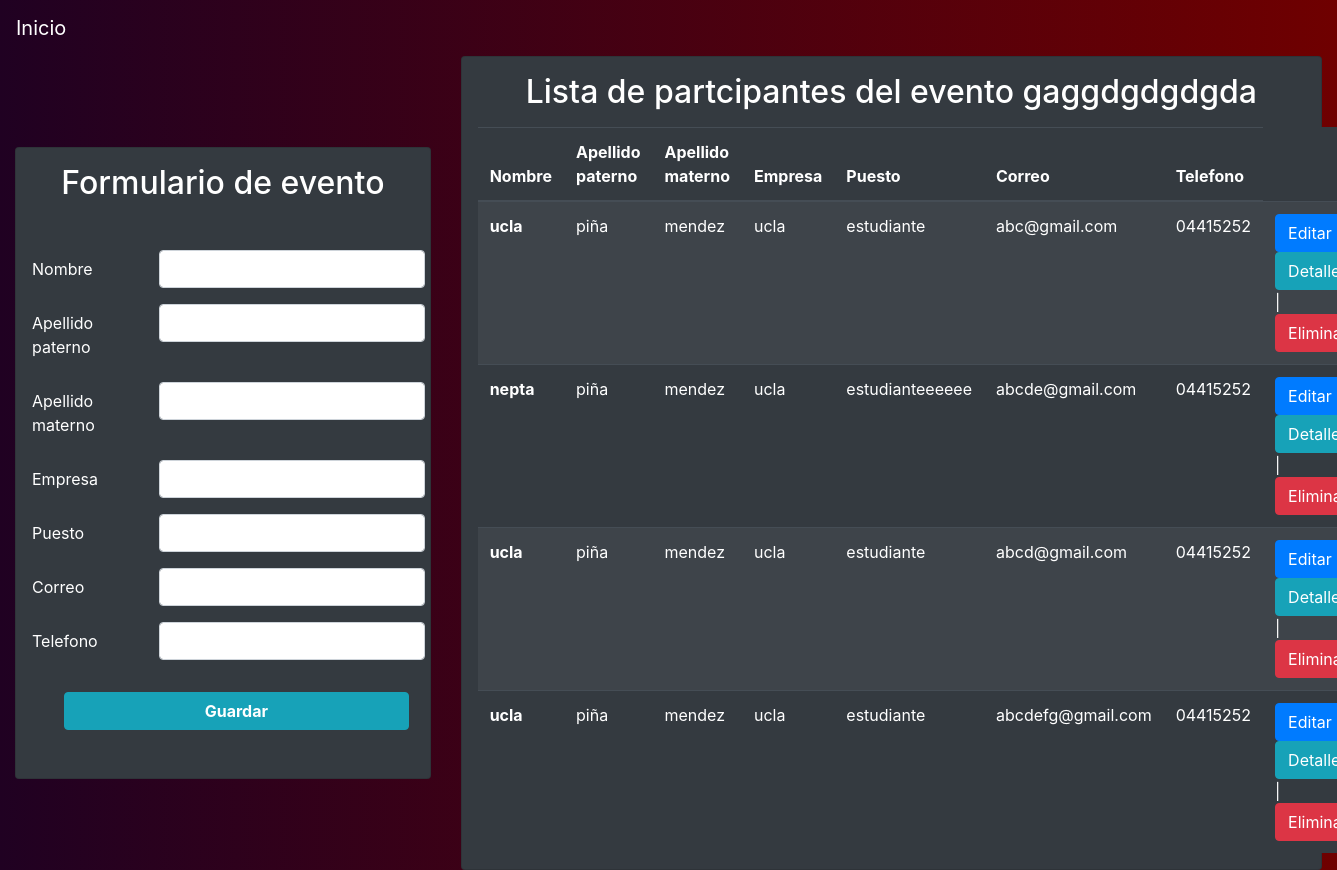
Page /selection-event/5/gaggdgdgdgda on the committed database.
### tables this page shows
CREATE TABLE "Participante"
(
	nombre text not null,
	apellido_paterno text not null,
	apellido_materno text not null,
	empresa text not null,
	puesto text not null,
	correo text not null,
	telefono text not null,
	evento_id integer not null
		references Evento (id),
	primary key (correo, evento_id)
);

### app.py (the view)
@app.route("/selection-event/<id>/<name>")
def select_event(id, name):
    participantes = query_db('SELECT * FROM Participante WHERE evento_id = ?', [id])
    return render_template('select-event.html', id=id, participantes=participantes, name=name)

### app.py (called while the page is built)
def make_dicts(cursor, row):
    return dict((cursor.description[idx][0], value)
                for idx, value in enumerate(row))

def get_db():
    db = getattr(g, '_database', None)
    if db is None:
        db = g._database = sqlite3.connect(DATABASE)
        db.row_factory = make_dicts
    return db

@app.teardown_appcontext
def close_connection(exception):
    db = getattr(g, '_database', None)
    if db is not None:
        db.close()

def query_db(query, args=(), one=False):
    cur = get_db().execute(query, args)
    rv = cur.fetchall()
    cur.close()
    return (rv[0] if rv else None) if one else rv

### templates/select-event.html (shortened to what this page needs)
{% extends 'layout.html' %}
{% block body %}
<div class="container-fluid">
    <div class="bg-custom row align-items-center justify-content-center vh-100">
        <div class="col-md-4">
            <div class="card bg-dark">
                <div class="car-body text-white">
                    <h2 class="card-title text-center mt-3"> Formulario de evento</h2>
                    <form class="my-5" action="/add-participante/{{ id }}/{{ name }} " method="POST">
                        <div class="form-group row">
                            <label for="nombre"  class="col-sm-3 col-form-label mx-3">Nombre</label>
                            <div class="col-sm-8">
                              <input type="text" name="name" class="form-control" id="nombre" required>
                            </div>
                        </div>
                        <div class="form-group row">
                            <label for="apellido-paterno" class="col-sm-3 col-form-label mx-3">Apellido paterno</label>
                            <div class="col-sm-8">
                              <input type="text"  name="apellido_paterno" class="form-control" id="apellido-paterno"  required>
                            </div>
                        </div>
                        <div class="form-group row">
                            <label for="apellido-materno" class="col-sm-3 col-form-label mx-3">Apellido materno</label>
                            <div class="col-sm-8">
                              <input type="text"  name="apellido_materno" class="form-control" id="apellido-materno"  required>
                            </div>
                        </div>
                        <div class="form-group row">
                            <label for="empresa" class="col-sm-3 col-form-label mx-3">Empresa</label>
                            <div class="col-sm-8">
                              <input type="text"  name="empresa" class="form-control" id="empresa"  required>
                            </div>
                        </div>
                         <div class="form-group row">
                            <label for="puesto" class="col-sm-3 col-form-label mx-3">Puesto</label>
                            <div class="col-sm-8">
                              <input type="text"  name="puesto" class="form-control" id="puesto"  required>
                            </div>
                        </div>
                        <div class="form-group row">
                            <label for="correo" class="col-sm-3 col-form-label mx-3">Correo</label>
                            <div class="col-sm-8">
                              <input type="email"  name="correo" class="form-control" id="correo"  required>
                            </div>
                        </div>
                        <div class="form-group row">
                            <label for="telefono" class="col-sm-3 col-form-label mx-3">Telefono</label>
                            <div class="col-sm-8">
                              <input type="number" name="telefono" class="form-control" id="telefono" min="0" required>
                            </div>
                        </div>
                        <div class="form-group row">
                            <div class="col-sm-12">
                              <button type="submit" class="btn btn-info mx-5 mt-3  col-sm-10 font-weight-bold">Guardar</button>
                            </div>
                        </div>
                    </form>
                </div>
            </div>
        </div>
        <div class="col-md-8">
            <div class="card bg-dark">
                <div class="car-body text-white mx-3">
                    <h2 class="card-title text-center mt-3"> Lista de partcipantes del evento {{ name }} </h2>
                    <table class="table table-striped table-dark my-3 ">
                      <thead>
                        <tr>
                          <th scope="col">Nombre</th>
                          <th scope="col">Apellido paterno</th>
                          <th scope="col">Apellido materno</th>
                          <th scope="col">Empresa</th>
                          <th scope="col">Puesto</th>
                          <th scope="col">Correo</th>
                          <th scope="col">Telefono</th>
                        </tr>
                      </thead>
                      <tbody>
                      {% for part in participantes %}
                        <tr>
                          <th scope="row">{{ part.nombre }}</th>
                          <td>{{ part.apellido_paterno }}</td>
                          <td>{{ part.apellido_materno}}</td>
                          <td>{{ part.empresa }}</td>
                          <td>{{ part.puesto }}</td>
                          <td>{{ part.correo }}</td>
                          <td>{{ part.telefono }}</td>
                          <td>
                              <a class="btn btn-primary" href="/edit-participante/{{ part.correo }}/{{ part.evento_id }}/{{ name }}"> Editar</a>
                              <a class="btn btn-info" href="/comprobante/{{ part.correo }}/{{ part.evento_id }}/{{ name }}"> Detalle</a>
                              <span>|</span>
                              <a class="btn btn-danger" href="/comprobante/{{ part.correo }}/{{ part.evento_id }}/{{ name }}"> Eliminar</a>
                          </td>
                        </tr>
                      {% endfor %}
                      </tbody>
                    </table>
                </div>
            </div>
        </div>
    </div>
</div>
{% endblock %}

### static/css/custom.css (style rules this page uses)
.bg-custom { background: #200122; background: -webkit-linear-gradient(to right,#200122, #6f0000); background: linear-gradient(to right, #200122, #6f0000); }
body { background: #200122; background: -webkit-linear-gradient(to right,#200122, #6f0000); background: linear-gradient(to right, #200122, #6f0000); }

### rows in the picture
Participante: nombre "ucla", apellido_paterno "piña", apellido_materno "mendez", empresa "ucla", puesto "estudiante", correo "abc@gmail.com", telefono "04415252"
Participante: nombre "nepta", apellido_paterno "piña", apellido_materno "mendez", empresa "ucla", puesto "estudianteeeeee", correo "abcde@gmail.com", telefono "04415252"
Participante: nombre "ucla", apellido_paterno "piña", apellido_materno "mendez", empresa "ucla", puesto "estudiante", correo "abcd@gmail.com", telefono "04415252"
Participante: nombre "ucla", apellido_paterno "piña", apellido_materno "mendez", empresa "ucla", puesto "estudiante", correo "abcdefg@gmail.com", telefono "04415252"

### other values in the picture
{{ name }} "gaggdgdgdgda"
